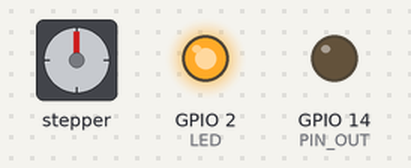
Simulated run of this sketch. Board: ESP32. Shown: stepper motor, output pins drawn as LEDs (lit = HIGH). WiFi joins after 1.5 s; servers stay silent unless stated; network time is answered at once with the bench clock; the local clock reads 2024-03-15 10:24:30 at power-on unless the sketch sets it; stepper angles assume 360 steps per turn; what the sketch prints to the serial monitor is not drawn.

Above: at 1.1 s.
At 2.65 s:
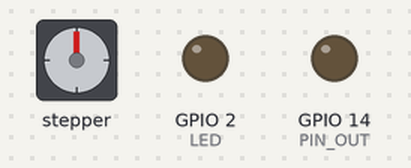
At 21.05 s:
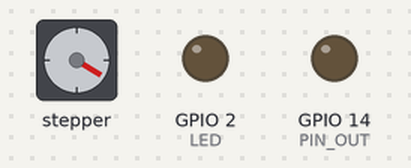
At 39.75 s:
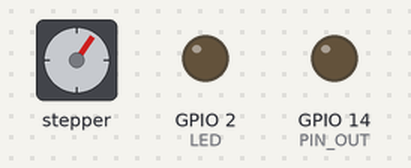
Timing chart, 0 to 40.0 s (numbered marks = the images above):
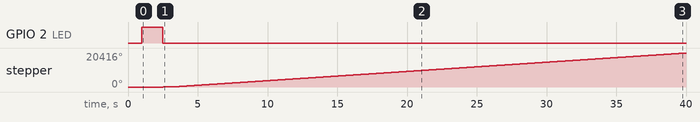

The sketch:

hours-reminder.ino
```cpp
#include <AccelStepper.h>
#include <NTPClient.h>
#include <WiFi.h>
#include <WiFiUdp.h>

#define CONNECTION_TIMEOUT 10
#define LED 2
#define PIN_OUT 14

#define A 16
#define B 17
#define C 18
#define D 19
#define motorInterfaceType 4


// Configuration
const float stepsPerRevolution = 360 / (5.625 / 64);                   //
const float totalRevolutions = 30;                                     // Target: 30 revolutions
const float totalSteps = stepsPerRevolution * totalRevolutions * 0.5;  // Total steps
const float speedMotor = 700.00;

const char* ssid = "Weed_1g";
const char* password = "0800569812";
int tempMin = -1;
bool isPlaying = false;

AccelStepper motor(motorInterfaceType, A, B, C, D);
WiFiUDP ntpUDP;
NTPClient timeClient(ntpUDP);

void setup() {
  Serial.begin(115200);
  setupPin();
  motor.setMaxSpeed(speedMotor);
  motor.setAcceleration(speedMotor);
  delay(1000);
  connectWifi();
}

void setupPin() {
  pinMode(PIN_OUT, OUTPUT);
  pinMode(LED, OUTPUT);

  // Setup pin motor
  pinMode(A, OUTPUT);
  pinMode(B, OUTPUT);
  pinMode(C, OUTPUT);
  pinMode(D, OUTPUT);
}

void connectWifi() {
  WiFi.mode(WIFI_STA);  //Optional
  WiFi.begin(ssid, password);
  Serial.println("\nConnecting");
  int timeout_counter = 0;
  while (WiFi.status() != WL_CONNECTED) {
    digitalWrite(LED, HIGH);
    Serial.print(".");
    delay(500);
    timeout_counter++;
    if (timeout_counter >= CONNECTION_TIMEOUT * 5) {
      ESP.restart();
    }
  }
  digitalWrite(LED, LOW);
  Serial.println("\nConnected to the WiFi network ");
  Serial.print("Local ESP32 IP: ");
  Serial.println(WiFi.localIP());

  timeClient.begin();
  timeClient.setTimeOffset(3600 * 7);  //GMT+07
}

void loop() {
  timeClient.update();
  int t = timeClient.getHours();

  if (t != tempMin && !isPlaying) {
    tempMin = t;
    Serial.print("time: ");
    Serial.println(tempMin);
    motor.moveTo(motor.currentPosition() + totalSteps);
  }

  if (motor.distanceToGo() != 0) {
    Serial.print("distanceToGo: ");
    Serial.println(motor.distanceToGo());
    isPlaying = true;
    motor.run();
  } else {
    stop();
    isPlaying = false;
    Serial.println("stop");
  }
}

void stop() {
  motor.stop();  // Smoothly decelerate the motor
  // Optionally, power off the motor
  digitalWrite(A, LOW);
  digitalWrite(B, LOW);
  digitalWrite(C, LOW);
  digitalWrite(D, LOW);
}
```

Measured:
- by itself, stepper: keeps turning clockwise at about 545°/s
